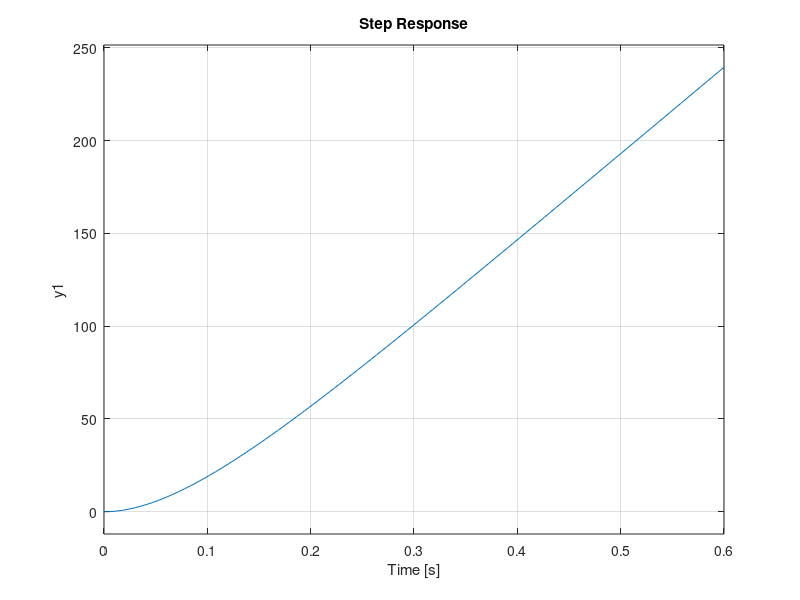

The MATLAB script that drew this image:
% Model of crane AXEM F9M2

s = tf('s');

jm = 2.9*10^-5;
ji = 0;
jw = 0;
jtot = jm+ji+jw;

Btot = 0;

r1 = 12;
r2 = 48;
r3 = 14;
r4 = 72;
rdrum = .08;

gr = 7/44;
mp = .3;
mt = .5

g = 9.82;

kt = 0.03;
ra = 0.43;
ke = kt;

H_x = (kt/ra) / ((jm + gr*rdrum^2*mp*mt)*s^2 + (kt^2/ra)*s)
H_y = (kt/ra)/(jm*s^2+kt*ke*1/ra*s -(-jtot*s^2+Btot*s+r1/r2*r3/r4*rdrum*s^2));


Hnl = (kt/ra) / (jm * s^2+kt*ke*(1/ra)*s);

step(14 * H_x);
